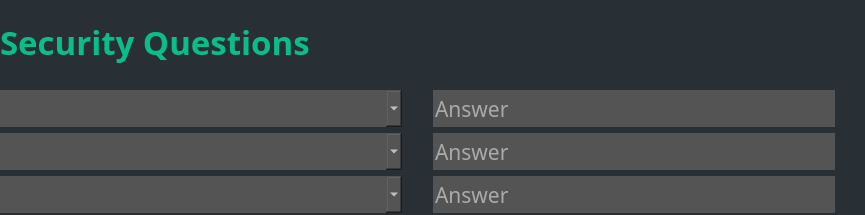
<?xml version="1.0" encoding="UTF-8"?>
<ui version="4.0">
 <class>SecurityQuestions</class>
 <widget class="QWidget" name="SecurityQuestions">
  <property name="geometry">
   <rect>
    <x>0</x>
    <y>0</y>
    <width>865</width>
    <height>215</height>
   </rect>
  </property>
  <property name="windowTitle">
   <string>Form</string>
  </property>
  <property name="styleSheet">
   <string notr="true">color: black;
background-color: #283035;</string>
  </property>
  <layout class="QGridLayout" name="gridLayout">
   <property name="leftMargin">
    <number>0</number>
   </property>
   <property name="topMargin">
    <number>0</number>
   </property>
   <property name="rightMargin">
    <number>0</number>
   </property>
   <property name="bottomMargin">
    <number>0</number>
   </property>
   <item row="0" column="0">
    <layout class="QGridLayout" name="gridLayout_9">
     <property name="leftMargin">
      <number>0</number>
     </property>
     <property name="topMargin">
      <number>0</number>
     </property>
     <property name="bottomMargin">
      <number>0</number>
     </property>
     <item row="0" column="0">
      <widget class="QLabel" name="label_security_questions">
       <property name="sizePolicy">
        <sizepolicy hsizetype="Expanding" vsizetype="Preferred">
         <horstretch>0</horstretch>
         <verstretch>0</verstretch>
        </sizepolicy>
       </property>
       <property name="maximumSize">
        <size>
         <width>16777215</width>
         <height>84</height>
        </size>
       </property>
       <property name="font">
        <font>
         <family>Trebuchet MS</family>
         <pointsize>25</pointsize>
         <weight>75</weight>
         <italic>false</italic>
         <bold>true</bold>
         <underline>false</underline>
         <strikeout>false</strikeout>
        </font>
       </property>
       <property name="styleSheet">
        <string notr="true">color:rgba(10,190,140);</string>
       </property>
       <property name="text">
        <string>Security Questions</string>
       </property>
       <property name="alignment">
        <set>Qt::AlignLeading|Qt::AlignLeft|Qt::AlignVCenter</set>
       </property>
      </widget>
     </item>
    </layout>
   </item>
   <item row="1" column="0">
    <layout class="QGridLayout" name="layout_security_questions">
     <property name="leftMargin">
      <number>0</number>
     </property>
     <property name="topMargin">
      <number>0</number>
     </property>
     <property name="rightMargin">
      <number>30</number>
     </property>
     <property name="bottomMargin">
      <number>0</number>
     </property>
     <item row="4" column="1">
      <spacer name="horizontalSpacer_3">
       <property name="orientation">
        <enum>Qt::Horizontal</enum>
       </property>
       <property name="sizeType">
        <enum>QSizePolicy::Minimum</enum>
       </property>
       <property name="sizeHint" stdset="0">
        <size>
         <width>25</width>
         <height>20</height>
        </size>
       </property>
      </spacer>
     </item>
     <item row="6" column="2">
      <widget class="QLineEdit" name="lineEdit_answer3">
       <property name="minimumSize">
        <size>
         <width>0</width>
         <height>37</height>
        </size>
       </property>
       <property name="maximumSize">
        <size>
         <width>16777215</width>
         <height>37</height>
        </size>
       </property>
       <property name="font">
        <font>
         <family>Trebuchet MS</family>
         <pointsize>16</pointsize>
        </font>
       </property>
       <property name="styleSheet">
        <string notr="true">background-color: #545454;
color:white;
border-style:none;</string>
       </property>
       <property name="placeholderText">
        <string>Answer</string>
       </property>
      </widget>
     </item>
     <item row="8" column="0">
      <spacer name="horizontalSpacer">
       <property name="orientation">
        <enum>Qt::Horizontal</enum>
       </property>
       <property name="sizeType">
        <enum>QSizePolicy::Fixed</enum>
       </property>
       <property name="sizeHint" stdset="0">
        <size>
         <width>375</width>
         <height>0</height>
        </size>
       </property>
      </spacer>
     </item>
     <item row="4" column="0">
      <widget class="QComboBox" name="comboBox_q2">
       <property name="sizePolicy">
        <sizepolicy hsizetype="Preferred" vsizetype="Fixed">
         <horstretch>0</horstretch>
         <verstretch>0</verstretch>
        </sizepolicy>
       </property>
       <property name="minimumSize">
        <size>
         <width>0</width>
         <height>37</height>
        </size>
       </property>
       <property name="maximumSize">
        <size>
         <width>16777215</width>
         <height>37</height>
        </size>
       </property>
       <property name="font">
        <font>
         <family>Trebuchet MS</family>
         <pointsize>16</pointsize>
        </font>
       </property>
       <property name="styleSheet">
        <string notr="true">background-color: #545454;
color:white;
border-style:none;</string>
       </property>
      </widget>
     </item>
     <item row="6" column="0">
      <widget class="QComboBox" name="comboBox_q3">
       <property name="sizePolicy">
        <sizepolicy hsizetype="MinimumExpanding" vsizetype="Fixed">
         <horstretch>0</horstretch>
         <verstretch>0</verstretch>
        </sizepolicy>
       </property>
       <property name="minimumSize">
        <size>
         <width>0</width>
         <height>37</height>
        </size>
       </property>
       <property name="maximumSize">
        <size>
         <width>16777215</width>
         <height>37</height>
        </size>
       </property>
       <property name="font">
        <font>
         <family>Trebuchet MS</family>
         <pointsize>16</pointsize>
        </font>
       </property>
       <property name="styleSheet">
        <string notr="true">background-color: #545454;
color:white;
border-style:none;</string>
       </property>
      </widget>
     </item>
     <item row="2" column="0">
      <widget class="QComboBox" name="comboBox_q1">
       <property name="sizePolicy">
        <sizepolicy hsizetype="MinimumExpanding" vsizetype="Fixed">
         <horstretch>0</horstretch>
         <verstretch>0</verstretch>
        </sizepolicy>
       </property>
       <property name="minimumSize">
        <size>
         <width>0</width>
         <height>37</height>
        </size>
       </property>
       <property name="maximumSize">
        <size>
         <width>16777215</width>
         <height>37</height>
        </size>
       </property>
       <property name="sizeIncrement">
        <size>
         <width>0</width>
         <height>37</height>
        </size>
       </property>
       <property name="font">
        <font>
         <family>Trebuchet MS</family>
         <pointsize>16</pointsize>
        </font>
       </property>
       <property name="styleSheet">
        <string notr="true">background-color: #545454;
color:white;
border-style:none;</string>
       </property>
       <property name="sizeAdjustPolicy">
        <enum>QComboBox::AdjustToContents</enum>
       </property>
      </widget>
     </item>
     <item row="4" column="2">
      <widget class="QLineEdit" name="lineEdit_answer2">
       <property name="minimumSize">
        <size>
         <width>0</width>
         <height>37</height>
        </size>
       </property>
       <property name="maximumSize">
        <size>
         <width>16777215</width>
         <height>37</height>
        </size>
       </property>
       <property name="font">
        <font>
         <family>Trebuchet MS</family>
         <pointsize>16</pointsize>
        </font>
       </property>
       <property name="styleSheet">
        <string notr="true">background-color: #545454;
color:white;
border-style:none;</string>
       </property>
       <property name="placeholderText">
        <string>Answer</string>
       </property>
      </widget>
     </item>
     <item row="2" column="2">
      <widget class="QLineEdit" name="lineEdit_answer1">
       <property name="sizePolicy">
        <sizepolicy hsizetype="MinimumExpanding" vsizetype="Fixed">
         <horstretch>0</horstretch>
         <verstretch>0</verstretch>
        </sizepolicy>
       </property>
       <property name="minimumSize">
        <size>
         <width>0</width>
         <height>37</height>
        </size>
       </property>
       <property name="maximumSize">
        <size>
         <width>16777215</width>
         <height>37</height>
        </size>
       </property>
       <property name="font">
        <font>
         <family>Trebuchet MS</family>
         <pointsize>16</pointsize>
        </font>
       </property>
       <property name="styleSheet">
        <string notr="true">background-color: #545454;
color:white;
border-style:none;</string>
       </property>
       <property name="placeholderText">
        <string>Answer</string>
       </property>
      </widget>
     </item>
    </layout>
   </item>
  </layout>
 </widget>
 <tabstops>
  <tabstop>comboBox_q1</tabstop>
  <tabstop>lineEdit_answer1</tabstop>
  <tabstop>comboBox_q2</tabstop>
  <tabstop>lineEdit_answer2</tabstop>
  <tabstop>comboBox_q3</tabstop>
  <tabstop>lineEdit_answer3</tabstop>
 </tabstops>
 <resources/>
 <connections/>
</ui>
